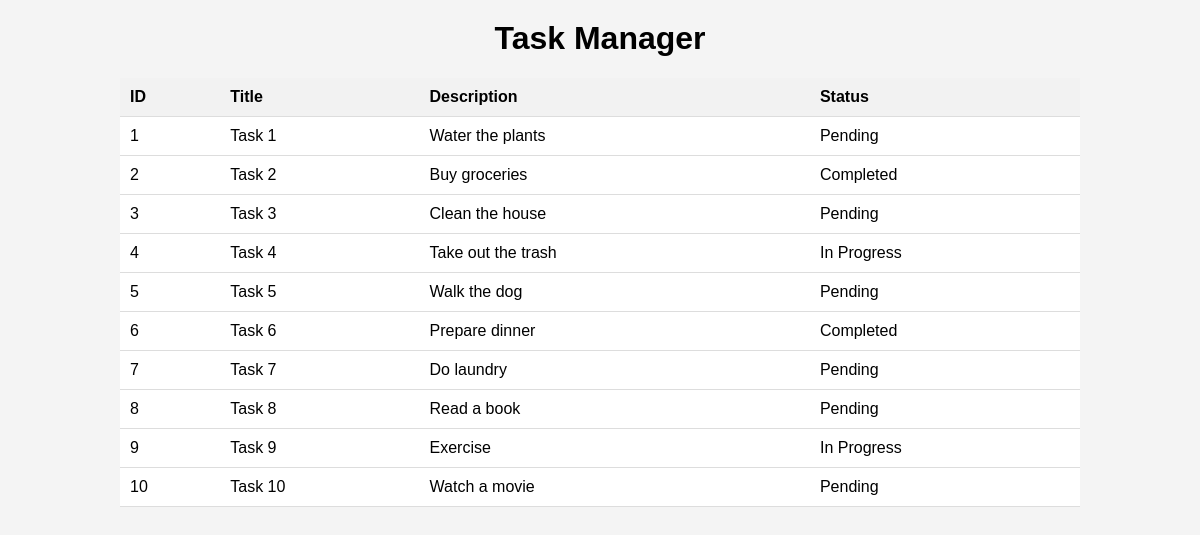
The page / on the database its author committed.
### tables this page shows
CREATE TABLE tasks (
        id INTEGER PRIMARY KEY AUTOINCREMENT,
        title TEXT NOT NULL,
        description TEXT,
        status TEXT
    );

### app.py (the view)
@app.route('/')
def index():
    conn = sqlite3.connect('tasks.db')
    cursor = conn.cursor()
    cursor.execute("SELECT * FROM tasks")
    tasks = cursor.fetchall()
    conn.close()
    return render_template('index.html', tasks=tasks)

### templates/index.html (shortened to what this page needs)
<!DOCTYPE html>
<html lang="en">
<head>
</head>
<body>
    <h1>Task Manager</h1>
    <table>
        <thead>
            <tr>
                <th>ID</th>
                <th>Title</th>
                <th>Description</th>
                <th>Status</th>
            </tr>
        </thead>
        <tbody>
            {% for task in tasks %}
            <tr>
                <td>{{ task[0] }}</td>
                <td>{{ task[1] }}</td>
                <td>{{ task[2] }}</td>
                <td>{{ task[3] }}</td>
            </tr>
            {% endfor %}
        </tbody>
    </table>
</body>
</html>

### templates/index.html (style rules this page uses)
body { font-family: Arial, sans-serif; margin: 0; padding: 0; background-color: #f4f4f4; }
h1 { text-align: center; margin-top: 20px; }
table { width: 80%; margin: 20px auto; border-collapse: collapse; background-color: #fff; }
th, td { padding: 10px; border-bottom: 1px solid #ddd; text-align: left; }
th { background-color: #f2f2f2; }

### rows shown on the page
tasks: id "1", title "Task 1", description "Water the plants", status "Pending"
tasks: id "2", title "Task 2", description "Buy groceries", status "Completed"
tasks: id "3", title "Task 3", description "Clean the house", status "Pending"
tasks: id "4", title "Task 4", description "Take out the trash", status "In Progress"
tasks: id "5", title "Task 5", description "Walk the dog", status "Pending"
tasks: id "6", title "Task 6", description "Prepare dinner", status "Completed"
tasks: id "7", title "Task 7", description "Do laundry", status "Pending"
tasks: id "8", title "Task 8", description "Read a book", status "Pending"
tasks: id "9", title "Task 9", description "Exercise", status "In Progress"
tasks: id "10", title "Task 10", description "Watch a movie", status "Pending"
